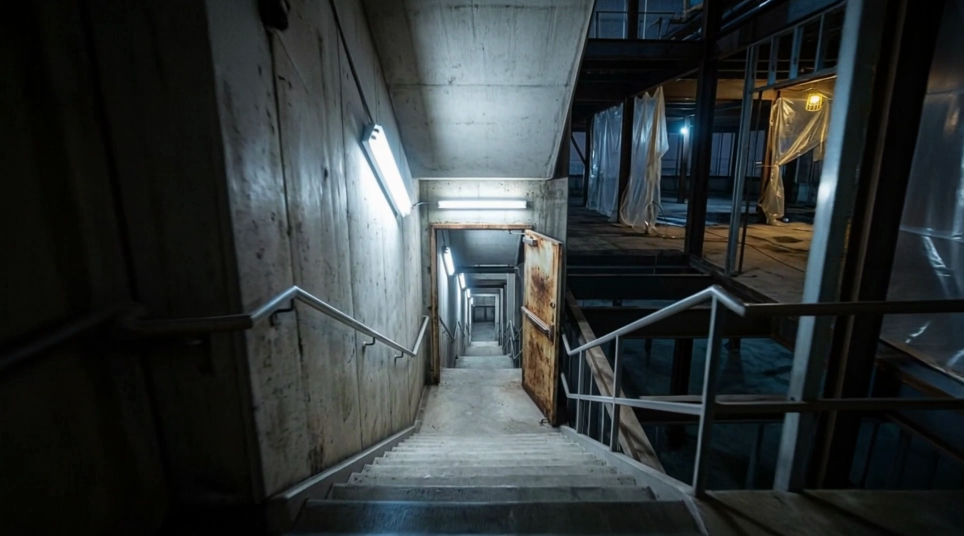
#> input picture docs/experiments/2026-09-22-adaptive-endpoint-camotion/TheLongWayDown/sheets/Be_star.png, 1928 x 1072 px, found by its file name (shown at 1/2 size)
$ python analyze.py
#> lines starting #> are read from the running program, lines starting #| are printed output that depends on the picture; pictures that were not available may be replaced by others from this repository, and a replacement may not be noted
#!/usr/bin/env python3
"""Static + kinetic analysis for adaptive-endpoint + canonical-derived Camotion."""

from __future__ import annotations

import csv
import json
import math
import subprocess
from pathlib import Path

import numpy as np
from PIL import Image, ImageDraw, ImageFont

REPO = Path(__file__).resolve().parents[3]
EXP = Path(__file__).resolve().parent / "TheLongWayDown"
GEN = EXP / "generated"
SHEETS = EXP / "sheets"
CLIPS = GEN / "clips"
HYB = REPO / "docs/experiments/2026-09-22-hybrid-endpoint-inheritance/TheLongWayDown/generated"
CAM = REPO / "docs/experiments/2026-09-22-hybrid-canonical-camotion/TheLongWayDown/generated"

HYBRID_STATIC = {
    "B": {"ssim": 0.777, "mae": 6.28, "psnr_db": 27.2, "histogram_correlation": 0.791},
    "C": {"ssim": 0.936, "mae": 3.57, "psnr_db": 34.7, "histogram_correlation": 0.978},
    "D": {"ssim": 0.933, "mae": 3.75, "psnr_db": 34.4, "histogram_correlation": 0.984},
}

# Editorial cuts: last included frame index / timestamp
CUTS = {
    "A-B": {"star": "Be_star", "index": 216, "t": 9.00, "in_video": GEN / "A-B" / "A-B.mp4"},
    "B-C": {"star": "Ce_star", "index": 210, "t": 8.75, "in_video": GEN / "B-C" / "B-C.mp4"},
    "C-D": {"star": "De_star", "index": 216, "t": 9.00, "in_video": GEN / "C-D" / "C-D.mp4"},
    "D-E": {"star": "Ee_star", "index": 204, "t": 8.50, "in_video": GEN / "D-E" / "D-E.mp4"},
}

SEAMS = [
    {
        "letter": "B",
        "incoming": "A-B",
        "outgoing": "B-C",
        "end": GEN / "A-B" / "Be_star.png",
        "prime": GEN / "B-C" / "Bs-prime-star.png",
        "rendered": GEN / "B-C" / "Bs_rendered_star.png",
    },
    {
        "letter": "C",
        "incoming": "B-C",
        "outgoing": "C-D",
        "end": GEN / "B-C" / "Ce_star.png",
        "prime": GEN / "C-D" / "Cs-prime-star.png",
        "rendered": GEN / "C-D" / "Cs_rendered_star.png",
    },
    {
        "letter": "D",
        "incoming": "C-D",
        "outgoing": "D-E",
        "end": GEN / "C-D" / "De_star.png",
        "prime": GEN / "D-E" / "Ds-prime-star.png",
        "rendered": GEN / "D-E" / "Ds_rendered_star.png",
    },
]


def load(path: Path) -> np.ndarray:
    return np.asarray(Image.open(path).convert("RGB"), dtype=np.uint8)


def crop_common(a: np.ndarray, b: np.ndarray) -> tuple[np.ndarray, np.ndarray]:
    h = min(a.shape[0], b.shape[0])
    w = min(a.shape[1], b.shape[1])
    return a[:h, :w], b[:h, :w]


def ssim_plane(a: np.ndarray, b: np.ndarray, win: int = 8) -> float:
    a_f = a.astype(np.float64)
    b_f = b.astype(np.float64)
    h, w = a_f.shape
    c1 = (0.01 * 255) ** 2
    c2 = (0.03 * 255) ** 2
    acc = []
    for y in range(0, h - win + 1, win):
        for x in range(0, w - win + 1, win):
            pa = a_f[y : y + win, x : x + win]
            pb = b_f[y : y + win, x : x + win]
            mu_a, mu_b = pa.mean(), pb.mean()
            var_a, var_b = pa.var(), pb.var()
            cov = ((pa - mu_a) * (pb - mu_b)).mean()
            den = (mu_a**2 + mu_b**2 + c1) * (var_a + var_b + c2)
            acc.append(((2 * mu_a * mu_b + c1) * (2 * cov + c2)) / den)
    return float(np.mean(acc)) if acc else 0.0


def ssim_rgb(a: np.ndarray, b: np.ndarray) -> float:
    return float(sum(ssim_plane(a[:, :, c], b[:, :, c]) for c in range(3)) / 3.0)


def hist_corr(a: np.ndarray, b: np.ndarray) -> float:
    scores = []
    for c in range(3):
        ha = np.histogram(a[:, :, c], bins=256, range=(0, 256))[0].astype(np.float64)
        hb = np.histogram(b[:, :, c], bins=256, range=(0, 256))[0].astype(np.float64)
        ha -= ha.mean()
        hb -= hb.mean()
        den = math.sqrt(float((ha * ha).sum() * (hb * hb).sum()))
        scores.append(0.0 if den == 0 else float((ha * hb).sum() / den))
    return float(sum(scores) / 3.0)


def compare(a: np.ndarray, b: np.ndarray) -> dict:
    a, b = crop_common(a, b)
    diff = a.astype(np.float64) - b.astype(np.float64)
    mae = float(np.mean(np.abs(diff)))
    rmse = float(np.sqrt(np.mean(diff * diff)))
    psnr = float("inf") if rmse == 0 else float(20.0 * math.log10(255.0 / rmse))
    return {
        "width": int(a.shape[1]),
        "height": int(a.shape[0]),
        "mae": mae,
        "rmse": rmse,
        "psnr_db": psnr,
        "ssim": ssim_rgb(a, b),
        "histogram_correlation": hist_corr(a, b),
        "max_abs": int(np.max(np.abs(a.astype(np.int16) - b.astype(np.int16)))),
    }


def curve(leg: str) -> list[dict]:
    rows = list(csv.DictReader((EXP / "curves" / leg / "motion.csv").open()))
    return [
        {
            "index": int(r["index"]),
            "t": float(r["t"]),
            "pair_mae": float(r["pair_mae"]),
            "dest_ssim": float(r["dest_ssim"]),
        }
        for r in rows
    ]


# [12 lines left out: function window_stats, not called in this run]


def font(size: int) -> ImageFont.ImageFont:
    for path in ("/System/Library/Fonts/Supplemental/Arial.ttf", "/System/Library/Fonts/Helvetica.ttc"):
        try:
            return ImageFont.truetype(path, size)
        except OSError:
            continue
    return ImageFont.load_default()


def labeled_row(images: list[tuple[str, Image.Image]], thumb_h: int = 280) -> Image.Image:
    thumbs = []
    for title, img in images:
        scale = thumb_h / img.height
        tw = max(1, round(img.width * scale))
        thumbs.append((title, img.resize((tw, thumb_h), Image.Resampling.LANCZOS)))
    gap, label_h = 12, 40
    width = sum(t.width for _, t in thumbs) + gap * (len(thumbs) + 1)
    canvas = Image.new("RGB", (width, thumb_h + label_h + gap * 2), (16, 16, 16))
    draw = ImageDraw.Draw(canvas)
    f = font(16)
    x = gap
    for title, thumb in thumbs:
        canvas.paste(thumb, (x, gap))
        draw.text((x, gap + thumb_h + 8), title, fill=(230, 230, 230), font=f)
        x += thumb.width + gap
    return canvas


def diff_image(a: np.ndarray, b: np.ndarray) -> Image.Image:
    a, b = crop_common(a, b)
    mag = np.abs(a.astype(np.int16) - b.astype(np.int16)).astype(np.float64).max(axis=2)
    mag = np.clip(mag * 4.0, 0, 255).astype(np.uint8)
    return Image.fromarray(np.stack([mag, np.zeros_like(mag), 255 - mag], axis=2))


def ff(*args: str) -> None:
    subprocess.run(["ffmpeg", "-hide_banner", "-loglevel", "error", "-y", *args], check=True)


def extract_frame(video: Path, index: int, dest: Path) -> None:
    dest.parent.mkdir(parents=True, exist_ok=True)
    ff("-i", str(video), "-vf", f"select=eq(n\\,{index})", "-vsync", "vfr", str(dest))


def trim_to(video: Path, duration: float, dest: Path) -> None:
    dest.parent.mkdir(parents=True, exist_ok=True)
    ff(
        "-i",
        str(video),
        "-t",
        f"{duration:.4f}",
        "-c:v",
        "libx264",
        "-crf",
        "18",
        "-preset",
        "veryfast",
        "-pix_fmt",
        "yuv420p",
        "-an",
        str(dest),
    )


# [80 lines left out: functions scale_clip, seam_from_ends, mark_cut, label_stack, not called in this run]


def main() -> int:
    SHEETS.mkdir(parents=True, exist_ok=True)
    CLIPS.mkdir(parents=True, exist_ok=True)

    extract_frame(GEN / "D-E" / "D-E.mp4", 0, GEN / "D-E" / "Ds_rendered_star.png")
    extract_frame(GEN / "D-E" / "D-E.mp4", 241, GEN / "D-E" / "Ee_literal.png")
    extract_frame(GEN / "D-E" / "D-E.mp4", 204, GEN / "D-E" / "Ee_star.png")
    trim_to(GEN / "D-E" / "D-E.mp4", 8.5417, GEN / "D-E" / "D-E-to-Ee-star.mp4")
    (GEN / "D-E" / "selection.json").write_text(
        json.dumps(
            {
                "Ee_literal": {"index": 241, "t": 10.0417, "pair_mae": 1.45, "dest_ssim": 0.933},
                "Ee_star": {"index": 204, "t": 8.50, "pair_mae": 7.24, "dest_ssim": 0.305},
                "full_duration": 10.083333,
                "seconds_removed": 1.5833,
                "percent_removed": 15.70,
                "destination_established_t": 3.0,
                "pose_lock_began_t": 9.0,
                "station_reached": True,
                "reason": "Abandoned station (platform, tracks, clock, columns) established by ~3.0s. Frame 204 is the latest arrival with pair MAE 7.24 before dest-SSIM lock and MAE collapse after 9.0s.",
            },
            indent=2,
        )
        + "\n"
    )

    camotion = {}
    rendered = {}
    kinetic = {}
    dead_tail = {}

    for seam in SEAMS:
        letter = seam["letter"]
        end_arr = load(seam["end"])
#> in load, returned value is the input picture: shape (1072, 1928, 3); mean R, G, B 47.5, 53.5, 54.2
        prime_arr = load(seam["prime"])
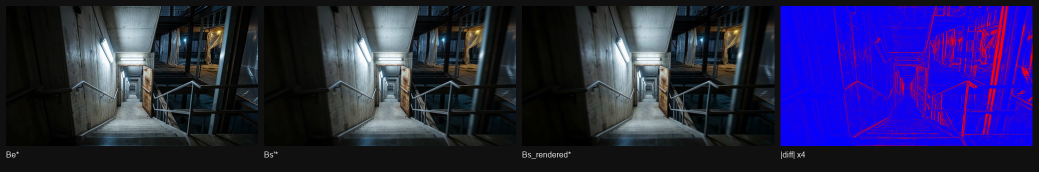
#> input picture docs/experiments/2026-09-22-adaptive-endpoint-camotion/TheLongWayDown/sheets/B-adaptive-seam.png, 2077 x 344 px, given in place of Bs-prime-star.png, which was not available (shown at 1/2 size)
#> in load, returned value is the input picture: shape (344, 2077, 3); mean R, G, B 39.2, 35.1, 78.2
        rend_arr = load(seam["rendered"])
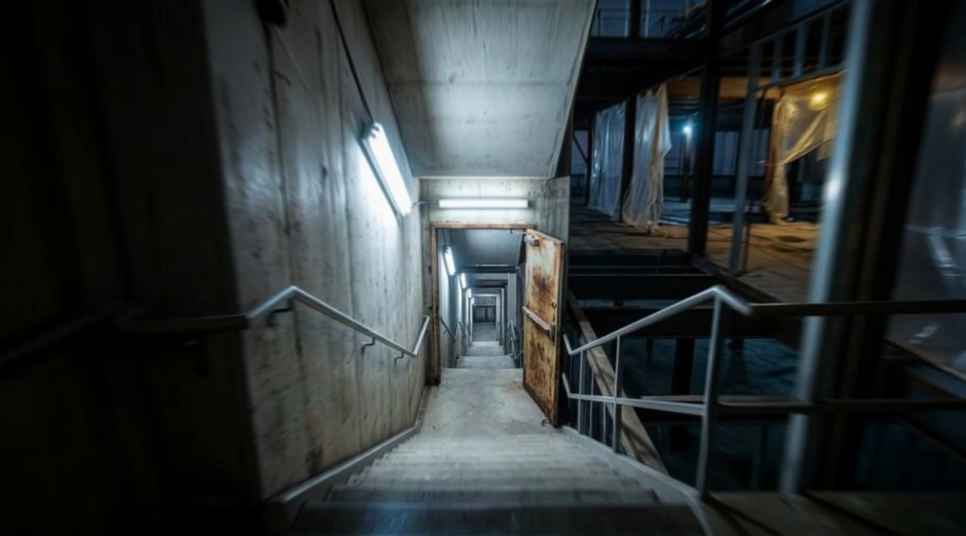
#> input picture docs/experiments/2026-09-22-adaptive-endpoint-camotion/TheLongWayDown/generated/B-C/Bs_rendered_star.png, 1932 x 1072 px (shown at 1/2 size)
#> in load, returned value is the input picture: shape (1072, 1932, 3); mean R, G, B 45.7, 51.6, 52.1
        camotion[letter] = compare(end_arr, prime_arr)
#> in compare, `mae = float(np.mean(np.abs(diff)))`: mae = 66.91
#> in compare, `rmse = float(np.sqrt(np.mean(diff * diff)))`: rmse = 91.46
#> in compare, `psnr = float("inf") if rmse == 0 else float(20.0 * math.log10(255.0 / ..`: psnr = 8.91
#> in hist_corr, `scores = []`: scores = []
#> the loop in hist_corr, `for c in range(3):` made 3 passes
#> den on passes 1 to 3: 1.16e+10, 1.23e+10, 1e+10
#> after the loop in hist_corr, `for c in range(3):`: scores = [0.388, 0.304, 0.307]
        camotion[letter]["pair"] = f"{letter}e* vs {letter}s-prime*"
        rendered[letter] = compare(end_arr, rend_arr)
#> in compare (call 2), `diff = a.astype(np.float64) - b.astype(np.float64)`:
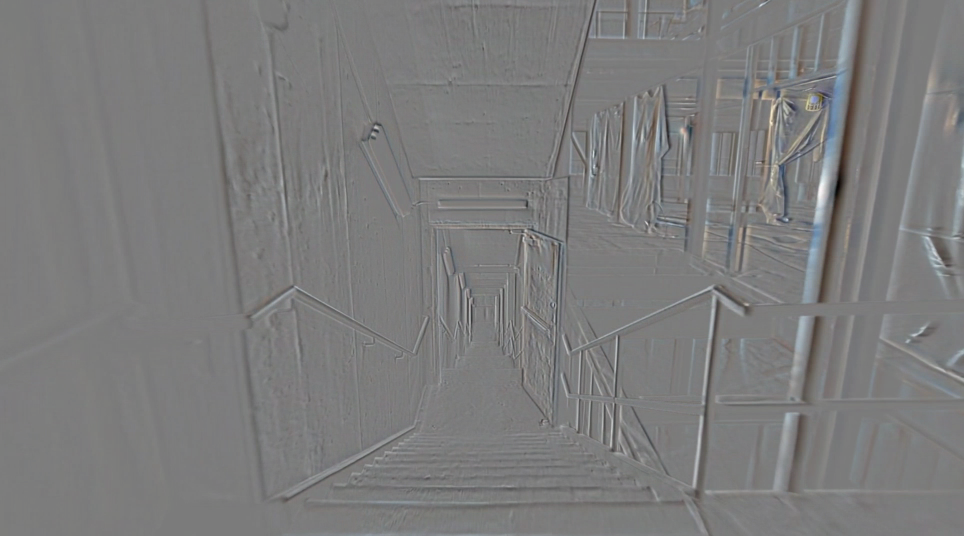
#> diff: shape (1072, 1928, 3) float64 (shown at 1/2 size); mean R, G, B 1.8, 1.8, 2; drawn with min black and max white
#> in compare (call 2), `mae = float(np.mean(np.abs(diff)))`: mae = 8.22
#> in compare (call 2), `rmse = float(np.sqrt(np.mean(diff * diff)))`: rmse = 15.66
#> in compare (call 2), `psnr = float("inf") if rmse == 0 else float(20.0 * math.log10(255.0 / ..`: psnr = 24.24
#> the loop in hist_corr (call 2), `for c in range(3):` made 3 passes
#> den on passes 1 to 3: 6.53e+10, 5.2e+10, 6.26e+10
        rendered[letter]["pair"] = f"{letter}e* vs {letter}s_rendered*"
        rendered[letter]["prime_vs_rendered"] = compare(prime_arr, rend_arr)
#> in compare (call 3), `diff = a.astype(np.float64) - b.astype(np.float64)`:
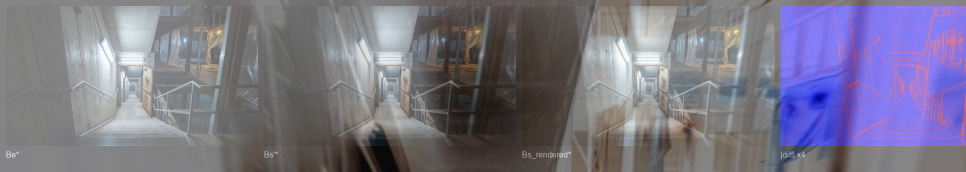
#> diff: shape (344, 1932, 3) float64 (shown at 1/2 size); mean R, G, B -8.3, -16.1, 17.9; drawn with min black and max white
#> in compare (call 3), `mae = float(np.mean(np.abs(diff)))`: mae = 67.12
#> in compare (call 3), `rmse = float(np.sqrt(np.mean(diff * diff)))`: rmse = 91.41
#> in compare (call 3), `psnr = float("inf") if rmse == 0 else float(20.0 * math.log10(255.0 / ..`: psnr = 8.91
#> in ssim_plane (call 9), `b_f = b.astype(np.float64)`:
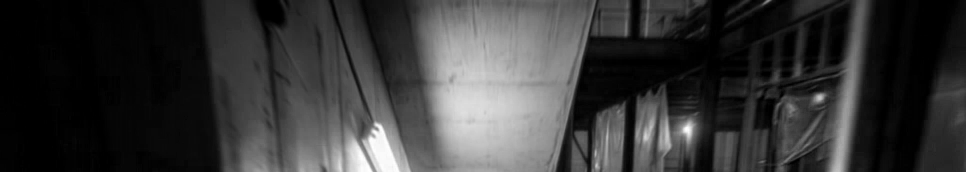
#> b_f: shape (344, 1932) float64 (shown at 1/2 size); min 0, max 255, mean 54.8
#> after the loop in ssim_plane (call 9), `for y in range(0, h - win + 1, win):`: acc = 10363 values, max 1 at index 95, min -0.779 at index 880, mean 0.175

        Image.fromarray(end_arr).save(SHEETS / f"{letter}e_star.png")
        Image.fromarray(prime_arr).save(SHEETS / f"{letter}s_prime_star.png")
        Image.fromarray(rend_arr).save(SHEETS / f"{letter}s_rendered_star.png")
        diff_image(end_arr, rend_arr).save(SHEETS / f"{letter}-star-seam-diff.png")
#> in diff_image, `return Image.fromarray(np.stack([mag, np.zeros_like(mag), 255 - mag], ..`:
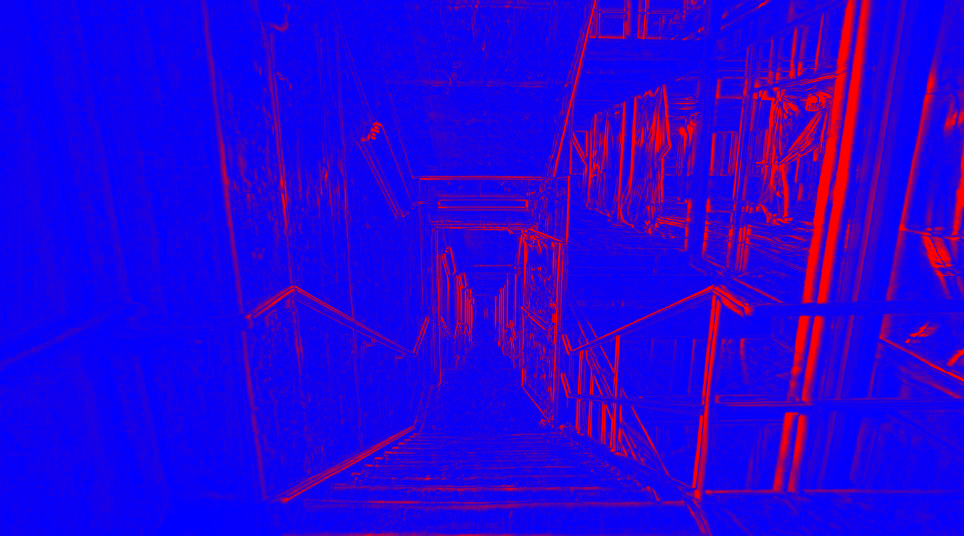
#> returned value: PIL image 1928x1072 RGB (shown at 1/2 size); mean R, G, B 38.7, 0, 216.3
        labeled_row(
            [
                (f"{letter}e*", Image.fromarray(end_arr)),
                (f"{letter}s'*", Image.fromarray(prime_arr)),
                (f"{letter}s_rendered*", Image.fromarray(rend_arr)),
                ("|diff| x4", diff_image(end_arr, rend_arr)),
            ]
        ).save(SHEETS / f"{letter}-adaptive-seam.png")
#> in labeled_row, `thumbs = []`: thumbs = []
#> the loop in labeled_row, `for title, img in images:` made 4 passes
#> (title, scale, tw) on passes 1 to 4: ('Be*', 0.261, 504), ("Bs'*", 0.814, 1691), ('Bs_rendered*', 0.261, 505), ('|diff| x4', 0.261, 504)
#> after the loop in labeled_row, `for title, img in images:`: thumbs = 4 items
#> in labeled_row, `width = sum(t.width for _, t in thumbs) + gap * (len(thumbs) + 1)`: width = 3264
#> the loop in labeled_row, `for title, thumb in thumbs:` made 4 passes
#> (title, x) on passes 1 to 4: ('Be*', 528), ("Bs'*", 2231), ('Bs_rendered*', 2748), ('|diff| x4', 3264)
#> after the loop in labeled_row, `for title, thumb in thumbs:`:
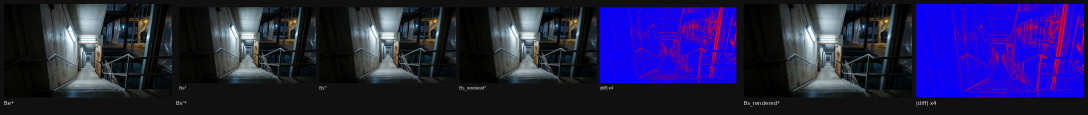
#> canvas: PIL image 3264x344 RGB (shown at 1/3 size); mean R, G, B 36.4, 31.4, 76.9

        in_rows = curve(seam["incoming"])
        out_rows = curve(seam["outgoing"])
        in_cut = CUTS[seam["incoming"]]["index"]
        incoming = window_stats(in_rows, in_cut - 24, in_cut)
        outgoing = window_stats(out_rows, 0, 24)
        kinetic[letter] = {
            "incoming_last_1s_to_star": incoming,
            "outgoing_first_1s": outgoing,
            "incoming_mean_mae": incoming["mean_pair_mae"],
            "outgoing_mean_mae": outgoing["mean_pair_mae"],
            "mae_ratio_out_over_in": (
                outgoing["mean_pair_mae"] / incoming["mean_pair_mae"] if incoming["mean_pair_mae"] else None
            ),
        }

        dead_tail[seam["incoming"]] = {
            "full_duration": 10.083333,
            "editorial_t": CUTS[seam["incoming"]]["t"],
            "editorial_index": CUTS[seam["incoming"]]["index"],
            "seconds_removed": 10.083333 - CUTS[seam["incoming"]]["t"],
            "percent_removed": (10.083333 - CUTS[seam["incoming"]]["t"]) / 10.083333 * 100.0,
        }

    dead_tail["D-E"] = {
        "full_duration": 10.083333,
        "editorial_t": 8.50,
        "editorial_index": 204,
        "seconds_removed": 10.083333 - 8.50,
        "percent_removed": (10.083333 - 8.50) / 10.083333 * 100.0,
    }

    # Edited movie through editorial endpoints only
    edited_parts = [
        (GEN / "A-B" / "A-B.mp4", 9.0417, GEN / "A-B" / "A-B-to-Be-star.mp4"),
        (GEN / "B-C" / "B-C.mp4", 8.7917, GEN / "B-C" / "B-C-to-Ce-star.mp4"),
        (GEN / "C-D" / "C-D.mp4", 9.0417, GEN / "C-D" / "C-D-to-De-star.mp4"),
        (GEN / "D-E" / "D-E.mp4", 8.5417, GEN / "D-E" / "D-E-to-Ee-star.mp4"),
    ]
    concat_lines = []
    scaled = []
    for src, dur, dest in edited_parts:
        if not dest.exists():
            trim_to(src, dur, dest)
        scaled_path = dest.with_name(dest.stem + "-scaled.mp4")
        scale_clip(dest, scaled_path)
        scaled.append(scaled_path)
        concat_lines.append(f"file '{scaled_path}'")
    concat = GEN / "concat-adaptive.txt"
    concat.write_text("\n".join(concat_lines) + "\n")
    movie = GEN / "experimental_A_B_C_D_E_adaptive_endpoint_camotion.mp4"
    ff("-f", "concat", "-safe", "0", "-i", str(concat), "-c:v", "libx264", "-crf", "18", "-preset", "veryfast", "-pix_fmt", "yuv420p", "-an", str(movie))

    # Diagnostic full-length concat
    full_parts = [GEN / "A-B" / "A-B.mp4", GEN / "B-C" / "B-C.mp4", GEN / "C-D" / "C-D.mp4", GEN / "D-E" / "D-E.mp4"]
    full_scaled = []
    for src in full_parts:
        dest = src.with_name(src.stem + "-full-scaled.mp4")
        scale_clip(src, dest)
        full_scaled.append(dest)
    (GEN / "concat-full.txt").write_text("\n".join(f"file '{p}'" for p in full_scaled) + "\n")
    ff(
        "-f",
        "concat",
        "-safe",
        "0",
        "-i",
        str(GEN / "concat-full.txt"),
        "-c:v",
        "libx264",
        "-crf",
        "18",
        "-preset",
        "veryfast",
        "-pix_fmt",
        "yuv420p",
        "-an",
        str(GEN / "experimental_A_B_C_D_E_adaptive_full_length_diagnostic.mp4"),
    )

    # Per-boundary three-way seams
    hybrid_map = {"B": ("A-B", "B-C"), "C": ("B-C", "C-D"), "D": ("C-D", "D-E")}
    cam_map = hybrid_map
    adaptive_in = {"B": 9.00, "C": 8.75, "D": 9.00}
    for letter, (inc, outg) in hybrid_map.items():
        hyb_raw = CLIPS / f"hybrid-{letter}-raw.mp4"
        cam_raw = CLIPS / f"camotion-{letter}-raw.mp4"
        adp_raw = CLIPS / f"adaptive-{letter}-raw.mp4"
        seam_from_ends(HYB / inc / f"{inc}.mp4", HYB / outg / f"{outg}.mp4", hyb_raw, 10.08)
        seam_from_ends(CAM / inc / f"{inc}.mp4", CAM / outg / f"{outg}.mp4", cam_raw, 10.08)
        seam_from_ends(GEN / inc / f"{inc}.mp4", GEN / outg / f"{outg}.mp4", adp_raw, adaptive_in[letter])
        hyb_m = CLIPS / f"hybrid-{letter}.mp4"
        cam_m = CLIPS / f"camotion-{letter}.mp4"
        adp_m = CLIPS / f"adaptive-{letter}.mp4"
        mark_cut(hyb_raw, hyb_m, 1.0)
        mark_cut(cam_raw, cam_m, 1.0)
        mark_cut(adp_raw, adp_m, 1.0)
        label_stack(
            [
                (hyb_m, f"A hybrid {letter}"),
                (cam_m, f"B camotion {letter}"),
                (adp_m, f"C adaptive {letter}"),
            ],
            CLIPS / f"threeway-{letter}.mp4",
        )

    # Three-way full movies padded to longest
    hyb_full = HYB / "experimental_A_B_C_D_E_hybrid_endpoint_inheritance.mp4"
    cam_full = CAM / "experimental_A_B_C_D_E_hybrid_canonical_camotion.mp4"
    adp_full = movie
    three = GEN / "threeway_full_hybrid_camotion_adaptive.mp4"
    ff(
        "-i",
        str(hyb_full),
        "-i",
        str(cam_full),
        "-i",
        str(adp_full),
        "-filter_complex",
        "[0:v]scale=640:356,setsar=1,drawtext=fontfile=/System/Library/Fonts/Supplemental/Arial.ttf:text='A hybrid':fontcolor=white:fontsize=20:x=10:y=10:box=1:boxcolor=black@0.65[a];"
        "[1:v]scale=640:356,setsar=1,drawtext=fontfile=/System/Library/Fonts/Supplemental/Arial.ttf:text='B camotion':fontcolor=white:fontsize=20:x=10:y=10:box=1:boxcolor=black@0.65[b];"
        "[2:v]scale=640:356,setsar=1,drawtext=fontfile=/System/Library/Fonts/Supplemental/Arial.ttf:text='C adaptive':fontcolor=white:fontsize=20:x=10:y=10:box=1:boxcolor=black@0.65[c];"
        "[a][b][c]hstack=inputs=3[v]",
        "-map",
        "[v]",
        "-c:v",
        "libx264",
        "-crf",
        "18",
        "-preset",
        "veryfast",
        "-pix_fmt",
        "yuv420p",
        "-an",
        "-shortest",
        str(three),
    )

    discarded = sum(v["seconds_removed"] for v in dead_tail.values())
    generated = 10.083333 * 4
    metrics = {
        "experiment": "adaptive-endpoint-camotion",
        "hybrid_control_static": HYBRID_STATIC,
        "camotion_transform": camotion,
        "rendered_seams": rendered,
        "kinetic": kinetic,
        "dead_tail": dead_tail,
        "footage": {
            "generated_seconds": generated,
            "used_seconds": generated - discarded,
            "discarded_seconds": discarded,
            "discarded_percent": discarded / generated * 100.0,
        },
        "selections": {
            "Be_star": {"index": 216, "t": 9.00},
            "Ce_star": {"index": 210, "t": 8.75},
            "De_star": {"index": 216, "t": 9.00},
            "Ee_star": {"index": 204, "t": 8.50},
        },
        "story": {
            "B": "stairwell / construction — established ~8.0s, cut 9.00s",
            "C": "construction floor / shaft — established ~7.5s, cut 8.75s",
            "D": "utility / brick / cables / steam — established ~6.0s, cut 9.00s",
            "E": "abandoned station — established ~3.0s, cut 8.50s; station reached",
        },
        "movie": str(movie),
        "threeway_full": str(three),
    }
    (GEN / "metrics.json").write_text(json.dumps(metrics, indent=2) + "\n")
    print(json.dumps({"seams": {k: {"ssim": v["ssim"], "mae": v["mae"]} for k, v in rendered.items()}, "kinetic": {k: {"in": v["incoming_mean_mae"], "out": v["outgoing_mean_mae"]} for k, v in kinetic.items()}, "discarded_s": discarded}, indent=2))
    return 0


if __name__ == "__main__":
#> (the run stopped early here; a loop or call above may not have finished)
